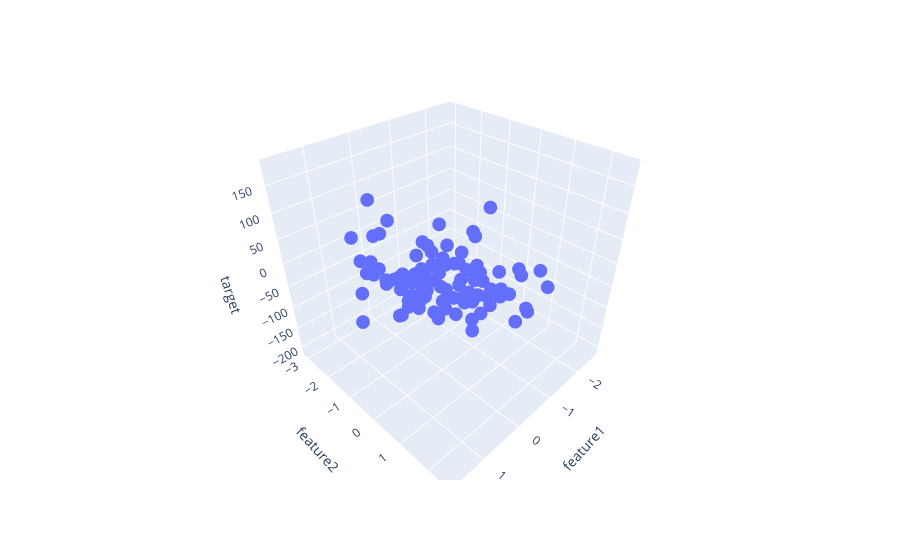

Source (notebook cell):
### Code cell
fig = px.scatter_3d(df, x="feature1", y="feature2", z = "target")
fig.show()
